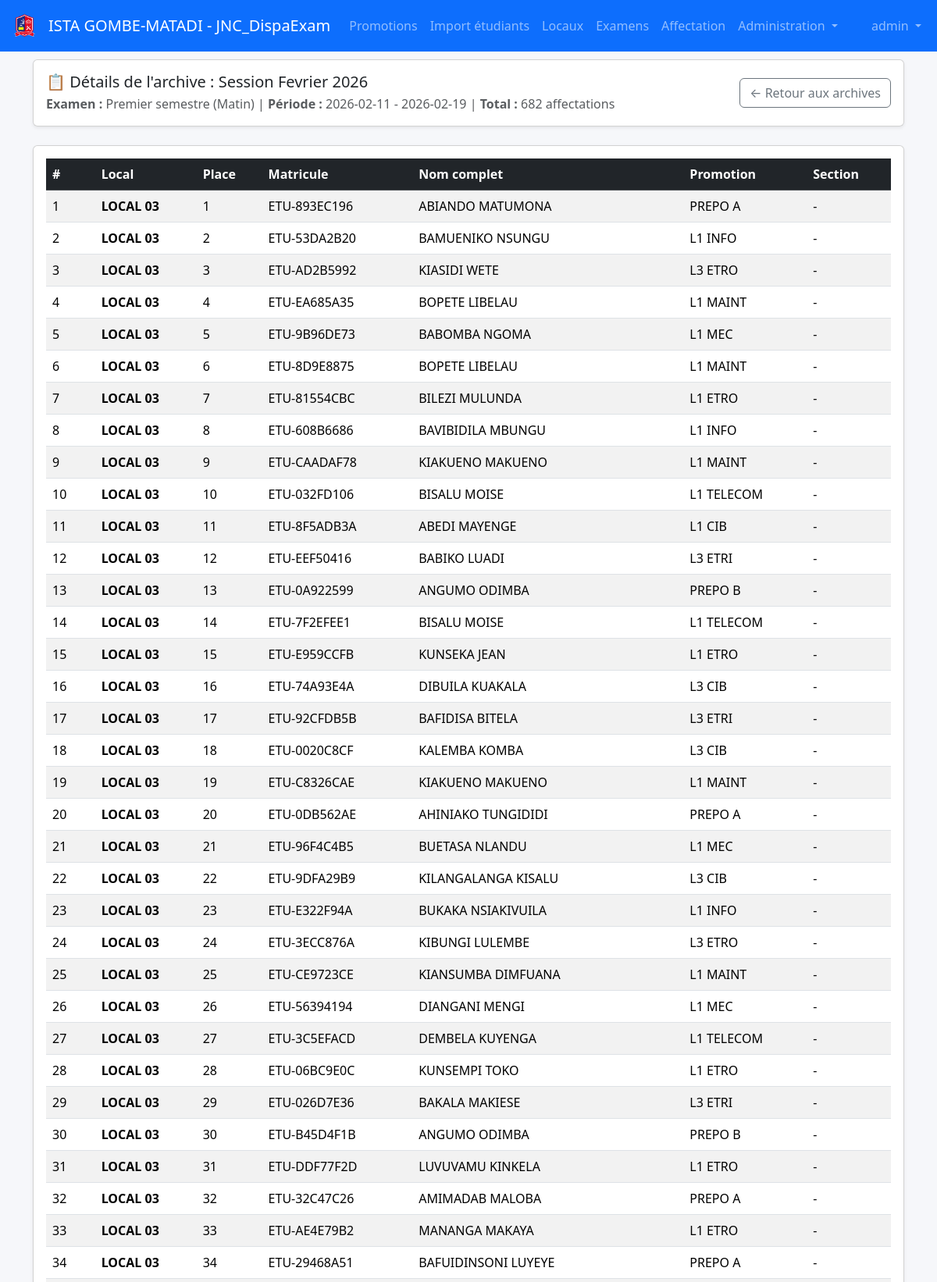
The app's page /admin/archives/Session Fevrier 2026/details?exam_id=10&period_start=2026-02-11&period_end=2026-02-19 (signed in, upper part) with its own data.
### tables this page shows
CREATE TABLE users (
            id INTEGER PRIMARY KEY AUTOINCREMENT,
            username TEXT NOT NULL UNIQUE,
            password_hash TEXT NOT NULL,
            is_admin INTEGER NOT NULL DEFAULT 0,
            created_at TEXT DEFAULT CURRENT_TIMESTAMP
        );

CREATE TABLE assignment_archives (
                id INTEGER PRIMARY KEY AUTOINCREMENT,
                archive_name TEXT NOT NULL,
                exam_id INTEGER NOT NULL,
                exam_label TEXT NOT NULL,
                exam_session_type TEXT,
                period_start_date TEXT NOT NULL,
                period_end_date TEXT NOT NULL,
                student_id INTEGER NOT NULL,
                student_matricule TEXT,
                student_full_name TEXT NOT NULL,
                student_promotion_id INTEGER,
                student_promotion_name TEXT,
                student_section_id INTEGER,
                student_section_name TEXT,
                room_id INTEGER NOT NULL,
                room_name TEXT NOT NULL,
                seat_number INTEGER NOT NULL,
                qr_token TEXT,
                archived_at TEXT DEFAULT CURRENT_TIMESTAMP,
                archived_by INTEGER,
                FOREIGN KEY (exam_id) REFERENCES exams(id) ON DELETE SET NULL,
                FOREIGN KEY (student_id) REFERENCES students(id) ON DELETE SET NULL,
                FOREIGN KEY (room_id) REFERENCES rooms(id) ON DELETE SET NULL,
                FOREIGN KEY (archived_by) REFERENCES users(id) ON DELETE SET NULL
            );

### app.py (the view)
@app.route("/admin/archives/<path:archive_name>/details")
@admin_required
def archive_details(archive_name):
    from urllib.parse import unquote
    conn = get_db()
    cur = conn.cursor()
    archive_name = unquote(archive_name)
    exam_id = request.args.get("exam_id")
    period_start = request.args.get("period_start")
    period_end = request.args.get("period_end")
    query = """
        SELECT
            archive_name, exam_id, exam_label, exam_session_type,
            period_start_date, period_end_date,
            student_matricule, student_full_name,
            student_promotion_name, student_section_name,
            room_name, seat_number, archived_at
        FROM assignment_archives
        WHERE archive_name = ?
    """
    params = [archive_name]
    if exam_id:
        query += " AND exam_id = ?"
        params.append(exam_id)
    if period_start:
        query += " AND period_start_date = ?"
        params.append(period_start)
    if period_end:
        query += " AND period_end_date = ?"
        params.append(period_end)
    query += " ORDER BY room_name, seat_number"
    cur.execute(query, params)
    assignments = cur.fetchall()
    if not assignments:
        flash("Archive introuvable.", "danger")
        return redirect(url_for("view_archives"))
    archive_info = {
        'name': assignments[0]['archive_name'],
        'exam_label': assignments[0]['exam_label'],
        'exam_session_type': assignments[0]['exam_session_type'],
        'period_start': assignments[0]['period_start_date'],
        'period_end': assignments[0]['period_end_date'],
        'count': len(assignments)
    }
    return render_template("archive_details.html",
                         assignments=assignments,
                         archive_info=archive_info)

### app.py (called while the page is built)
def get_db():
    if "db" not in g:
        g.db = get_connection()
    return g.db

def admin_required(f):
    @wraps(f)
    def decorated_function(*args, **kwargs):
        if 'user_id' not in session:
            flash("Vous devez vous connecter pour accéder à cette page.", "warning")
            return redirect(url_for('login'))
        conn = get_db()
        cur = conn.cursor()
        cur.execute("SELECT is_admin FROM users WHERE id = ?", (session['user_id'],))
        user = cur.fetchone()
        if not user or not user['is_admin']:
            flash("Accès refusé. Droits administrateur requis.", "danger")
            return redirect(url_for('index'))
        return f(*args, **kwargs)
    return decorated_function

### database.py (called while the page is built)
def get_connection():
    conn = sqlite3.connect(DB_PATH, check_same_thread=False)
    conn.row_factory = sqlite3.Row
    return conn

### templates/archive_details.html (shortened to what this page needs)
{% extends "base.html" %}
{% block content %}
<div class="row">
  <div class="col-md-12">
    <div class="card shadow-sm mb-4">
      <div class="card-body">
        <div class="d-flex justify-content-between align-items-center">
          <div>
            <h5 class="card-title mb-1">📋 Détails de l'archive : {{ archive_info.name }}</h5>
            <p class="text-muted mb-0">
              <strong>Examen :</strong> {{ archive_info.exam_label }}
              ({{ archive_info.exam_session_type or 'Non définie' }}) |
              <strong>Période :</strong> {{ archive_info.period_start }} - {{ archive_info.period_end }} |
              <strong>Total :</strong> {{ archive_info.count }} affectations
            </p>
          </div>
          <a href="{{ url_for('view_archives') }}" class="btn btn-outline-secondary">← Retour aux archives</a>
        </div>
      </div>
    </div>
    <div class="card shadow-sm">
      <div class="card-body">
        <div class="table-responsive">
          <table class="table table-striped table-hover">
            <thead class="table-dark">
              <tr>
                <th>#</th>
                <th>Local</th>
                <th>Place</th>
                <th>Matricule</th>
                <th>Nom complet</th>
                <th>Promotion</th>
                <th>Section</th>
              </tr>
            </thead>
            <tbody>
              {% for assignment in assignments %}
              <tr>
                <td>{{ loop.index }}</td>
                <td><strong>{{ assignment.room_name }}</strong></td>
                <td>{{ assignment.seat_number }}</td>
                <td>{{ assignment.student_matricule or '-' }}</td>
                <td>{{ assignment.student_full_name }}</td>
                <td>{{ assignment.student_promotion_name or '-' }}</td>
                <td>{{ assignment.student_section_name or '-' }}</td>
              </tr>
              {% endfor %}
            </tbody>
          </table>
        </div>
      </div>
    </div>
  </div>
</div>
{% endblock %}

### templates/base.html (shortened to what this page needs)
<!doctype html>
<html lang="fr">
<head>
    <link href="https://cdn.jsdelivr.net/npm/bootstrap@5.3.2/dist/css/bootstrap.min.css" rel="stylesheet">
    <link rel="stylesheet" href="{{ url_for('static', filename='styles.css') }}">
</head>
<body>
<nav class="navbar navbar-expand-lg navbar-dark bg-primary">
    <div class="container-fluid">
        <a class="navbar-brand d-flex align-items-center" href="{{ url_for('index') }}">
            <img src="{{ url_for('static', filename='images/logo.png') }}" alt="Logo" style="height: 40px; margin-right: 10px;">
            ISTA GOMBE-MATADI - JNC_DispaExam
        </a>
        <div class="collapse navbar-collapse">
            <ul class="navbar-nav me-auto">
                <li class="nav-item"><a class="nav-link" href="{{ url_for('promotions') }}">Promotions</a></li>
                <li class="nav-item"><a class="nav-link" href="{{ url_for('upload_students') }}">Import étudiants</a></li>
                <li class="nav-item"><a class="nav-link" href="{{ url_for('rooms') }}">Locaux</a></li>
                <li class="nav-item"><a class="nav-link" href="{{ url_for('exams') }}">Examens</a></li>
                <li class="nav-item"><a class="nav-link" href="{{ url_for('dispatch') }}">Affectation</a></li>
                {% if session.get('is_admin') %}
                <li class="nav-item dropdown">
                    <a class="nav-link dropdown-toggle" href="#" role="button" data-bs-toggle="dropdown">
                        Administration
                    </a>
                </li>
                {% endif %}
            </ul>
            <ul class="navbar-nav">
                <li class="nav-item dropdown">
                    <a class="nav-link dropdown-toggle" href="#" role="button" data-bs-toggle="dropdown">
                        {{ session.get('username', 'Utilisateur') }}
                    </a>
                </li>
            </ul>
        </div>
    </div>
</nav>
<main class="container">
    {% block content %}{% endblock %}
</main>
</body>
</html>

### static/styles.css (style rules this page uses)
body { background: #f6f7fb; }

### records on screen
users: get "admin"
assignment_archives: name "Session Fevrier 2026", exam_label "Premier semestre", exam_session_type "Matin", period_start "2026-02-11", period_end "2026-02-19", room_name "LOCAL 03", seat_number "1", student_matricule "ETU-893EC196", student_full_name "ABIANDO MATUMONA", student_promotion_name "PREPO A", student_section_name "-"
assignment_archives: room_name "LOCAL 03", seat_number "2", student_matricule "ETU-53DA2B20", student_full_name "BAMUENIKO NSUNGU", student_promotion_name "L1 INFO", student_section_name "-"
assignment_archives: room_name "LOCAL 03", seat_number "3", student_matricule "ETU-AD2B5992", student_full_name "KIASIDI WETE", student_promotion_name "L3 ETRO", student_section_name "-"
assignment_archives: room_name "LOCAL 03", seat_number "4", student_matricule "ETU-EA685A35", student_full_name "BOPETE LIBELAU", student_promotion_name "L1 MAINT", student_section_name "-"
assignment_archives: room_name "LOCAL 03", seat_number "5", student_matricule "ETU-9B96DE73", student_full_name "BABOMBA NGOMA", student_promotion_name "L1 MEC", student_section_name "-"
assignment_archives: room_name "LOCAL 03", seat_number "6", student_matricule "ETU-8D9E8875", student_full_name "BOPETE LIBELAU", student_promotion_name "L1 MAINT", student_section_name "-"
assignment_archives: room_name "LOCAL 03", seat_number "7", student_matricule "ETU-81554CBC", student_full_name "BILEZI MULUNDA", student_promotion_name "L1 ETRO", student_section_name "-"
assignment_archives: room_name "LOCAL 03", seat_number "8", student_matricule "ETU-608B6686", student_full_name "BAVIBIDILA MBUNGU", student_promotion_name "L1 INFO", student_section_name "-"
assignment_archives: room_name "LOCAL 03", seat_number "9", student_matricule "ETU-CAADAF78", student_full_name "KIAKUENO MAKUENO", student_promotion_name "L1 MAINT", student_section_name "-"
assignment_archives: room_name "LOCAL 03", seat_number "10", student_matricule "ETU-032FD106", student_full_name "BISALU MOISE", student_promotion_name "L1 TELECOM", student_section_name "-"
assignment_archives: room_name "LOCAL 03", seat_number "11", student_matricule "ETU-8F5ADB3A", student_full_name "ABEDI MAYENGE", student_promotion_name "L1 CIB", student_section_name "-"
assignment_archives: room_name "LOCAL 03", seat_number "12", student_matricule "ETU-EEF50416", student_full_name "BABIKO LUADI", student_promotion_name "L3 ETRI", student_section_name "-"
assignment_archives: room_name "LOCAL 03", seat_number "13", student_matricule "ETU-0A922599", student_full_name "ANGUMO ODIMBA", student_promotion_name "PREPO B", student_section_name "-"
assignment_archives: room_name "LOCAL 03", seat_number "14", student_matricule "ETU-7F2EFEE1", student_full_name "BISALU MOISE", student_promotion_name "L1 TELECOM", student_section_name "-"
assignment_archives: room_name "LOCAL 03", seat_number "15", student_matricule "ETU-E959CCFB", student_full_name "KUNSEKA JEAN", student_promotion_name "L1 ETRO", student_section_name "-"
assignment_archives: room_name "LOCAL 03", seat_number "16", student_matricule "ETU-74A93E4A", student_full_name "DIBUILA KUAKALA", student_promotion_name "L3 CIB", student_section_name "-"
assignment_archives: room_name "LOCAL 03", seat_number "17", student_matricule "ETU-92CFDB5B", student_full_name "BAFIDISA BITELA", student_promotion_name "L3 ETRI", student_section_name "-"
assignment_archives: room_name "LOCAL 03", seat_number "18", student_matricule "ETU-0020C8CF", student_full_name "KALEMBA KOMBA", student_promotion_name "L3 CIB", student_section_name "-"
assignment_archives: room_name "LOCAL 03", seat_number "19", student_matricule "ETU-C8326CAE", student_full_name "KIAKUENO MAKUENO", student_promotion_name "L1 MAINT", student_section_name "-"
assignment_archives: room_name "LOCAL 03", seat_number "20", student_matricule "ETU-0DB562AE", student_full_name "AHINIAKO TUNGIDIDI", student_promotion_name "PREPO A", student_section_name "-"
assignment_archives: room_name "LOCAL 03", seat_number "21", student_matricule "ETU-96F4C4B5", student_full_name "BUETASA NLANDU", student_promotion_name "L1 MEC", student_section_name "-"
assignment_archives: room_name "LOCAL 03", seat_number "22", student_matricule "ETU-9DFA29B9", student_full_name "KILANGALANGA KISALU", student_promotion_name "L3 CIB", student_section_name "-"
assignment_archives: room_name "LOCAL 03", seat_number "23", student_matricule "ETU-E322F94A", student_full_name "BUKAKA NSIAKIVUILA", student_promotion_name "L1 INFO", student_section_name "-"
assignment_archives: room_name "LOCAL 03", seat_number "24", student_matricule "ETU-3ECC876A", student_full_name "KIBUNGI LULEMBE", student_promotion_name "L3 ETRO", student_section_name "-"
assignment_archives: room_name "LOCAL 03", seat_number "25", student_matricule "ETU-CE9723CE", student_full_name "KIANSUMBA DIMFUANA", student_promotion_name "L1 MAINT", student_section_name "-"
assignment_archives: room_name "LOCAL 03", seat_number "26", student_matricule "ETU-56394194", student_full_name "DIANGANI MENGI", student_promotion_name "L1 MEC", student_section_name "-"
assignment_archives: room_name "LOCAL 03", seat_number "27", student_matricule "ETU-3C5EFACD", student_full_name "DEMBELA KUYENGA", student_promotion_name "L1 TELECOM", student_section_name "-"
assignment_archives: room_name "LOCAL 03", seat_number "28", student_matricule "ETU-06BC9E0C", student_full_name "KUNSEMPI TOKO", student_promotion_name "L1 ETRO", student_section_name "-"
assignment_archives: room_name "LOCAL 03", seat_number "29", student_matricule "ETU-026D7E36", student_full_name "BAKALA MAKIESE", student_promotion_name "L3 ETRI", student_section_name "-"
assignment_archives: room_name "LOCAL 03", seat_number "30", student_matricule "ETU-B45D4F1B", student_full_name "ANGUMO ODIMBA", student_promotion_name "PREPO B", student_section_name "-"
assignment_archives: room_name "LOCAL 03", seat_number "31", student_matricule "ETU-DDF77F2D", student_full_name "LUVUVAMU KINKELA", student_promotion_name "L1 ETRO", student_section_name "-"
assignment_archives: room_name "LOCAL 03", seat_number "32", student_matricule "ETU-32C47C26", student_full_name "AMIMADAB MALOBA", student_promotion_name "PREPO A", student_section_name "-"
assignment_archives: room_name "LOCAL 03", seat_number "33", student_matricule "ETU-AE4E79B2", student_full_name "MANANGA MAKAYA", student_promotion_name "L1 ETRO", student_section_name "-"
assignment_archives: room_name "LOCAL 03", seat_number "34", student_matricule "ETU-29468A51", student_full_name "BAFUIDINSONI LUYEYE", student_promotion_name "PREPO A", student_section_name "-"

### other values on screen
{{ archive_info.count }} "682"
